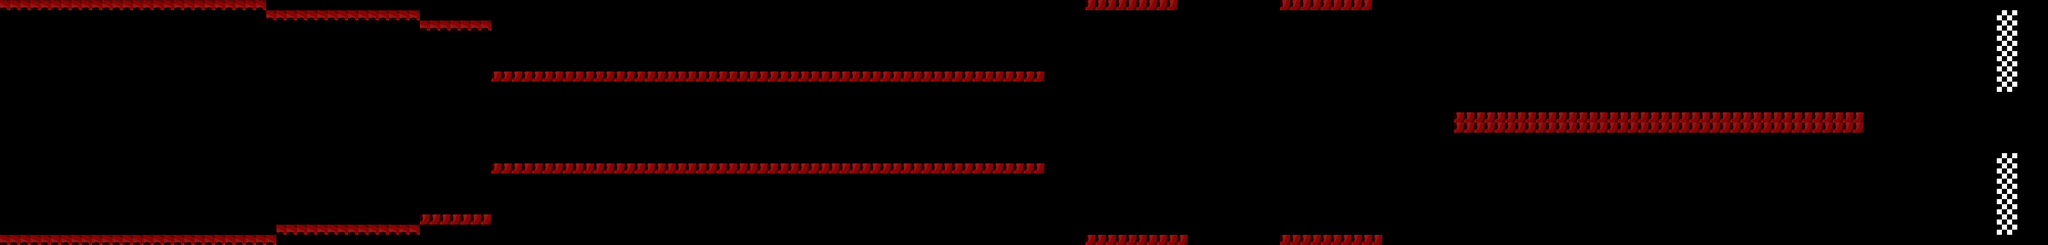

A 2D game scene composited from a Tiled map and its tileset images. What follows is a short description and the map's XML, with each tile layer's data collapsed to a summary:
An orthogonal 200x24 tile map with 32x32 px tiles, 1 tile layer (world) and 60 objects (29x fast, 25x slow, 6x disable).

<map version="1.4" tiledversion="1.4.2" orientation="orthogonal" renderorder="right-down" width="200" height="24" tilewidth="32" tileheight="32" infinite="0" nextlayerid="4" nextobjectid="70">
 <editorsettings>
  <export target="level2.json" format="json" />
 </editorsettings>
 <tileset firstgid="1" name="platform" tilewidth="32" tileheight="32" tilecount="4" columns="4">
  <image source="platformTiles2.png" width="128" height="32" />
 </tileset>
 <layer id="1" name="world" width="200" height="24">
  <data>[4800 cells, 354 non-empty, 2 distinct tile ids]</data>
 </layer>
 <objectgroup id="3" name="collectibles">
  <object id="5" name="fast" x="793.939" y="190.909">
   <point />
  </object>
  <object id="6" name="slow" x="1293.94" y="487.879">
   <point />
  </object>
  <object id="7" name="fast" x="1954.55" y="57.5758">
   <point />
  </object>
  <object id="8" name="fast" x="2324.24" y="687.879">
   <point />
  </object>
  <object id="9" name="slow" x="2581.82" y="466.667">
   <point />
  </object>
  <object id="10" name="fast" x="4384.85" y="36.3636">
   <point />
  </object>
  <object id="11" name="fast" x="5724.24" y="39.3939">
   <point />
  </object>
  <object id="12" name="slow" x="5212.12" y="742.424">
   <point />
  </object>
  <object id="13" name="fast" x="3839.39" y="384.848">
   <point />
  </object>
  <object id="15" name="slow" x="3939.39" y="375.758">
   <point />
  </object>
  <object id="16" name="fast" x="600" y="315.152">
   <point />
  </object>
  <object id="17" name="fast" x="869.697" y="536.364">
   <point />
  </object>
  <object id="20" name="fast" x="1012.12" y="260.606">
   <point />
  </object>
  <object id="21" name="fast" x="1121.21" y="651.515">
   <point />
  </object>
  <object id="22" name="slow" x="1224.24" y="187.879">
   <point />
  </object>
  <object id="23" name="fast" x="1460.61" y="575.758">
   <point />
  </object>
  <object id="24" name="fast" x="1700" y="354.545">
   <point />
  </object>
  <object id="25" name="fast" x="1975.76" y="475.758">
   <point />
  </object>
  <object id="26" name="slow" x="1812.12" y="696.97">
   <point />
  </object>
  <object id="27" name="slow" x="2269.7" y="81.8182">
   <point />
  </object>
  <object id="28" name="slow" x="2545.45" y="636.364">
   <point />
  </object>
  <object id="29" name="slow" x="2206.06" y="336.364">
   <point />
  </object>
  <object id="30" name="slow" x="2751.52" y="69.697">
   <point />
  </object>
  <object id="31" name="slow" x="2987.88" y="339.394">
   <point />
  </object>
  <object id="32" name="fast" x="2787.88" y="712.121">
   <point />
  </object>
  <object id="33" name="fast" x="3139.39" y="81.8182">
   <point />
  </object>
  <object id="34" name="fast" x="3854.55" y="733.333">
   <point />
  </object>
  <object id="35" name="fast" x="3866.67" y="48.4848">
   <point />
  </object>
  <object id="37" name="slow" x="4445.45" y="739.394">
   <point />
  </object>
  <object id="38" name="fast" x="4700" y="112.121">
   <point />
  </object>
  <object id="39" name="fast" x="4745.45" y="563.636">
   <point />
  </object>
  <object id="40" name="slow" x="5124.24" y="78.7879">
   <point />
  </object>
  <object id="41" name="fast" x="5472.73" y="248.485">
   <point />
  </object>
  <object id="42" name="slow" x="5612.12" y="563.636">
   <point />
  </object>
  <object id="43" name="fast" x="5996.97" y="263.636">
   <point />
  </object>
  <object id="44" name="fast" x="5996.97" y="581.818">
   <point />
  </object>
  <object id="45" name="slow" x="3430.3" y="290.909">
   <point />
  </object>
  <object id="46" name="fast" x="3575.76" y="572.727">
   <point />
  </object>
  <object id="47" name="fast" x="4269.7" y="312.121">
   <point />
  </object>
  <object id="48" name="slow" x="4212.12" y="533.333">
   <point />
  </object>
  <object id="49" name="slow" x="651.515" y="593.939">
   <point />
  </object>
  <object id="50" name="slow" x="766.667" y="330.303">
   <point />
  </object>
  <object id="51" name="slow" x="975.758" y="409.091">
   <point />
  </object>
  <object id="53" name="fast" x="757.576" y="666.667">
   <point />
  </object>
  <object id="54" name="slow" x="627.273" y="100">
   <point />
  </object>
  <object id="55" name="slow" x="760.606" y="454.545">
   <point />
  </object>
  <object id="56" name="fast" x="1381.82" y="266.667">
   <point />
  </object>
  <object id="57" name="slow" x="1678.79" y="130.303">
   <point />
  </object>
  <object id="58" name="slow" x="3142.42" y="663.636">
   <point />
  </object>
  <object id="59" name="fast" x="4903.03" y="275.758">
   <point />
  </object>
  <object id="60" name="slow" x="5154.55" y="318.182">
   <point />
  </object>
  <object id="61" name="fast" x="5300" y="512.121">
   <point />
  </object>
  <object id="62" name="slow" x="4884.85" y="681.818">
   <point />
  </object>
  <object id="63" name="fast" x="2781.82" y="321.212">
   <point />
  </object>
  <object id="64" name="disable" x="1967" y="317">
   <point />
  </object>
  <object id="65" name="disable" x="2361" y="469">
   <point />
  </object>
  <object id="66" name="disable" x="3566" y="377">
   <point />
  </object>
  <object id="67" name="disable" x="1107" y="183">
   <point />
  </object>
  <object id="68" name="disable" x="1121" y="536">
   <point />
  </object>
  <object id="69" name="disable" x="5998" y="384">
   <point />
  </object>
 </objectgroup>
</map>
